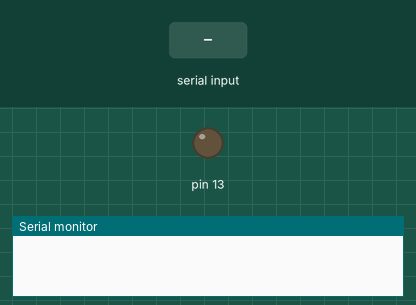
This sketch was run on a simulated Arduino Uno, built with avr-gcc and run on an emulated ATmega328P. Parts: output pins drawn as LEDs (lit = HIGH), the last lines printed to the serial monitor. The test bench sets the inputs (shaded band).

Above: at 1.2 s.
1.3 s: "90,45\n" received over Serial
At 1.6 s:
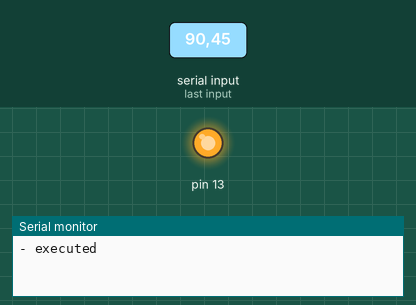
Timing chart, 0 to 10.3 s (numbered marks = the images above; inputs shaded):
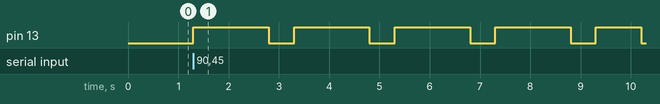

Measured:
- after the input at 1.3 s, pin 13: goes 4 × (HIGH 1.5 s, LOW 0.50 s), HIGH 0.90 s, then LOW, starting at once

The sketch:

MorseCodeGenerator.ino
```cpp
#include <Arduino.h>
#include <string.h>

String alphabetMorseCodes[26] = {
    ".-",   // A
    "-...", // B
    "-.-.", // C
    "-..",  // D
    ".",    // E
    "..-.", // F
    "--.",  // G
    "....", // H
    "..",   // I
    ".---", // J
    "-.-",  // K
    ".-..", // L
    "--",   // M
    "-.",   // N
    "---",  // O
    ".--.", // P
    "--.-", // Q
    ".-.",  // R
    "...",  // S
    "-",    // T
    "..-",  // U
    "...-", // V
    ".--",  // W
    "-..-", // X
    "-.--", // Y
    "--.."  // Z
};

String digitMorseCodes[10] = {
    "-----", // 0
    ".----", // 1
    "..---", // 2
    "...--", // 3
    "....-", // 4
    ".....", // 5
    "-....", // 6
    "--...", // 7
    "---..", // 8
    "----."  // 9
};

void setup()
{
  Serial.begin(9600);
  pinMode(13, OUTPUT);
}

void loop()
{
  if(Serial.available()>0)
  {
    char ch = char(Serial.read());
    ch =  toupper(ch);

    if(ch >= 65 && ch <=90)
    {
      for(int i = 0; i < alphabetMorseCodes[int(ch) - 65].length(); i++)
      {
        if(alphabetMorseCodes[int(ch) - 65][i] == '-')
        {
          Serial.println("- executed");
          digitalWrite(13, 1);
          delay(1500);
          digitalWrite(13, 0);
          delay(500);
        }
        else if(alphabetMorseCodes[int(ch) - 65][i] == '.')
        {
          Serial.println(". executed");
          digitalWrite(13,1);
          delay(900);
          digitalWrite(13, 0);
          delay(500);
        }
      }
    }
    else if(ch >= 48 && ch <=57)
    {
      for(int i = 0; i < digitMorseCodes[int(ch) - 48].length(); i++)
      {
        if(digitMorseCodes[int(ch) - 48][i] == '-')
        {
          Serial.println("- executed");
          digitalWrite(13, 1);
          delay(1500);
          digitalWrite(13, 0);
          delay(500);
        }
        else if(digitMorseCodes[int(ch) - 48][i] == '.')
        {
          Serial.println(". executed");
          digitalWrite(13,1);
          delay(900);
          digitalWrite(13, 0);
          delay(500);
        }
      }
    }
  }

}
```
